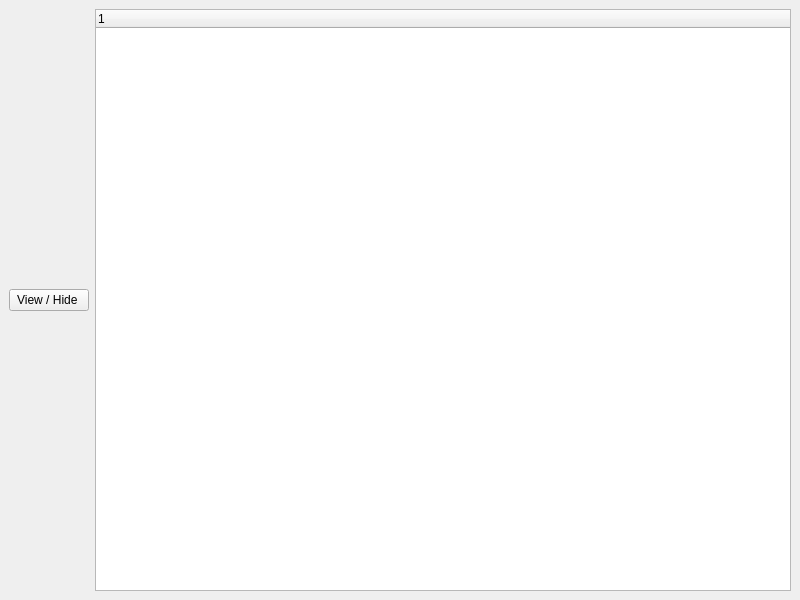
<?xml version="1.0" encoding="UTF-8"?>
<ui version="4.0">
 <class>MainWindow</class>
 <widget class="QMainWindow" name="MainWindow">
  <property name="geometry">
   <rect>
    <x>0</x>
    <y>0</y>
    <width>800</width>
    <height>600</height>
   </rect>
  </property>
  <property name="windowTitle">
   <string>MainWindow</string>
  </property>
  <widget class="QWidget" name="centralwidget">
   <layout class="QGridLayout" name="gridLayout">
    <item row="0" column="1">
     <widget class="QTreeWidget" name="dataTreeWidget">
      <column>
       <property name="text">
        <string notr="true">1</string>
       </property>
      </column>
     </widget>
    </item>
    <item row="0" column="0">
     <widget class="QPushButton" name="treeButton">
      <property name="text">
       <string>View / Hide </string>
      </property>
     </widget>
    </item>
   </layout>
  </widget>
 </widget>
 <resources/>
 <connections/>
</ui>
